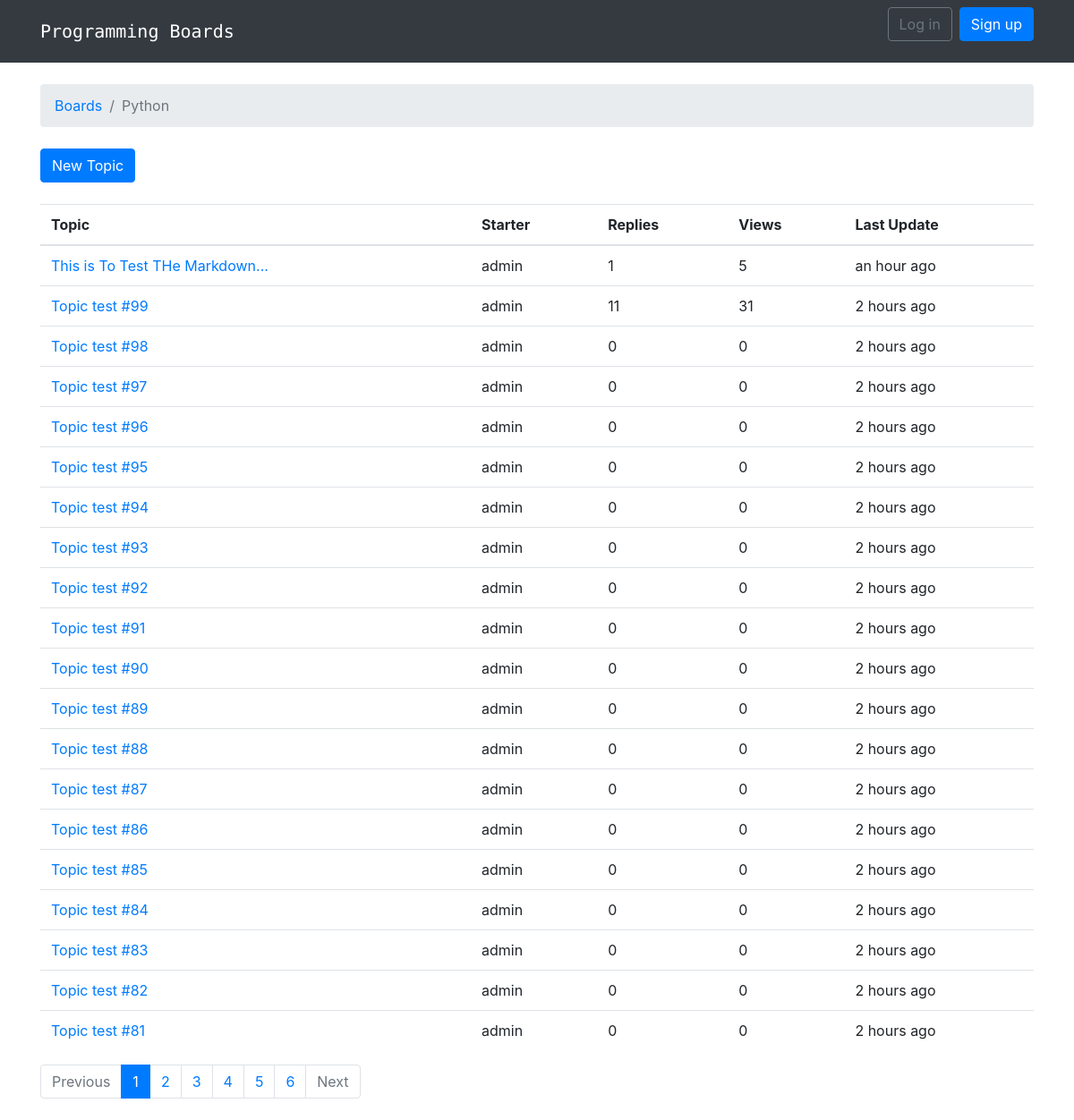
The app's page /boards/1/ with its own data.
### boards/models.py (models this page shows, shortened)
class Board(models.Model):
    name = models.CharField(max_length=30, unique=True)
    description = models.CharField(max_length=100)

class Topic(models.Model):
    subject = models.CharField(max_length=255)
    last_updated = models.DateTimeField(auto_now_add=True)
    board = models.ForeignKey(Board, related_name='topics')
    starter = models.ForeignKey(User, related_name='topics')
    views = models.PositiveIntegerField(default=0)

### boards/views.py (the view)
# urls.py: url(r'^boards/(?P<pk>\d+)/$', views.TopicListView.as_view(), name='board_topics'),
class TopicListView(ListView):
    model = Topic
    context_object_name = 'topics'
    template_name = 'topics.html'
    paginate_by = 20
    def get_context_data(self, **kwargs):
        kwargs['board'] = self.board
        return super().get_context_data(**kwargs)
    def get_queryset(self):
        self.board = get_object_or_404(Board, pk=self.kwargs.get('pk'))
        queryset = self.board.topics.order_by('-last_updated').annotate(replies=Count('posts') - 1)
        return queryset

### templates/topics.html (shortened to what this page needs)
{% extends 'base.html' %}
{% load humanize %}
{% block breadcrumb %}
  <li class="breadcrumb-item"><a href="{% url 'home' %}">Boards</a></li>
  <li class="breadcrumb-item active">{{ board.name }}</li>
{% endblock %}
{% block content %}
<div class="mb-4">
  <a href="{% url 'new_topic' board.pk %}" class="btn btn-primary">New Topic</a>
</div>
<table class="table">
  <thead class="thead-inverse">
    <tr>
      <th>Topic</th>
      <th>Starter</th>
      <th>Replies</th>
      <th>Views</th>
      <th>Last Update</th>
    </tr>
  </thead>
  <tbody>
    {% for topic in topics %}
    <tr>
      <td><a href="{% url 'topic_posts' board.pk topic.pk %}">{{ topic.subject }}</a></td>
      <td>{{ topic.starter.username }}</td>
      <td>{{ topic.replies }}</td>
      <td>{{ topic.views }}</td>
      <td>{{ topic.last_updated|naturaltime }}</td>
    </tr>
  {% endfor %}
  </tbody>
</table>
{% include 'includes/pagination.html' %}
{% endblock %}

### records on screen
Board: name "Python"
Topic: subject "This is To Test THe Markdown...", starter.username "admin", replies "1", views "5", last_updated "an hour ago"
Topic: subject "Topic test #99", starter.username "admin", replies "11", views "31", last_updated "2 hours ago"
Topic: subject "Topic test #98", starter.username "admin", replies "0", views "0", last_updated "2 hours ago"
Topic: subject "Topic test #97", starter.username "admin", replies "0", views "0", last_updated "2 hours ago"
Topic: subject "Topic test #96", starter.username "admin", replies "0", views "0", last_updated "2 hours ago"
Topic: subject "Topic test #95", starter.username "admin", replies "0", views "0", last_updated "2 hours ago"
Topic: subject "Topic test #94", starter.username "admin", replies "0", views "0", last_updated "2 hours ago"
Topic: subject "Topic test #93", starter.username "admin", replies "0", views "0", last_updated "2 hours ago"
Topic: subject "Topic test #92", starter.username "admin", replies "0", views "0", last_updated "2 hours ago"
Topic: subject "Topic test #91", starter.username "admin", replies "0", views "0", last_updated "2 hours ago"
Topic: subject "Topic test #90", starter.username "admin", replies "0", views "0", last_updated "2 hours ago"
Topic: subject "Topic test #89", starter.username "admin", replies "0", views "0", last_updated "2 hours ago"
Topic: subject "Topic test #88", starter.username "admin", replies "0", views "0", last_updated "2 hours ago"
Topic: subject "Topic test #87", starter.username "admin", replies "0", views "0", last_updated "2 hours ago"
Topic: subject "Topic test #86", starter.username "admin", replies "0", views "0", last_updated "2 hours ago"
Topic: subject "Topic test #85", starter.username "admin", replies "0", views "0", last_updated "2 hours ago"
Topic: subject "Topic test #84", starter.username "admin", replies "0", views "0", last_updated "2 hours ago"
Topic: subject "Topic test #83", starter.username "admin", replies "0", views "0", last_updated "2 hours ago"
Topic: subject "Topic test #82", starter.username "admin", replies "0", views "0", last_updated "2 hours ago"
Topic: subject "Topic test #81", starter.username "admin", replies "0", views "0", last_updated "2 hours ago"

### other values on screen
{{ page_num }} "1"
{{ page_num }} "2" "3" "4" "5" "6"
